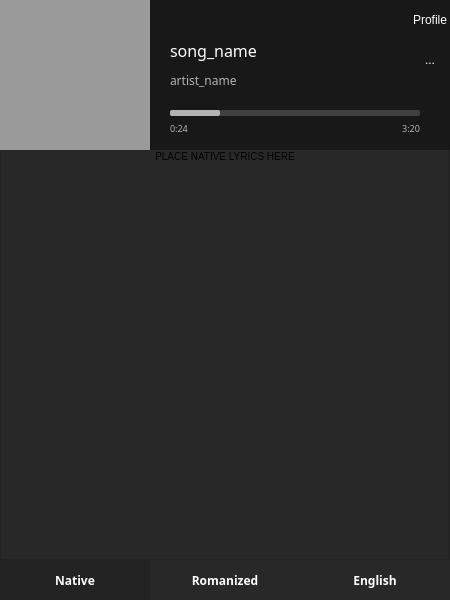
<?xml version="1.0" encoding="UTF-8"?>
<ui version="4.0">
 <class>MainWindow</class>
 <widget class="QMainWindow" name="MainWindow">
  <property name="geometry">
   <rect>
    <x>0</x>
    <y>0</y>
    <width>450</width>
    <height>600</height>
   </rect>
  </property>
  <property name="maximumSize">
   <size>
    <width>450</width>
    <height>600</height>
   </size>
  </property>
  <property name="windowTitle">
   <string>MainWindow</string>
  </property>
  <property name="styleSheet">
   <string notr="true">QMainWindow {
	background-color: rgb(24, 24, 24);
}</string>
  </property>
  <widget class="QWidget" name="centralwidget">
   <property name="styleSheet">
    <string notr="true">QWidget {
	background-color: rgb(40, 40, 40);
}</string>
   </property>
   <widget class="QWidget" name="player_widget" native="true">
    <property name="geometry">
     <rect>
      <x>0</x>
      <y>0</y>
      <width>450</width>
      <height>150</height>
     </rect>
    </property>
    <property name="styleSheet">
     <string notr="true">QWidget {
	background-color: rgb(24, 24, 24);
}</string>
    </property>
    <widget class="QWidget" name="song_image" native="true">
     <property name="geometry">
      <rect>
       <x>0</x>
       <y>0</y>
       <width>150</width>
       <height>150</height>
      </rect>
     </property>
     <property name="autoFillBackground">
      <bool>false</bool>
     </property>
     <property name="styleSheet">
      <string notr="true">QFrame{
	background-color: rgb(154, 154, 154);
}</string>
     </property>
     <widget class="QLabel" name="label_3">
      <property name="geometry">
       <rect>
        <x>0</x>
        <y>0</y>
        <width>150</width>
        <height>150</height>
       </rect>
      </property>
      <property name="text">
       <string/>
      </property>
      <property name="pixmap">
       <pixmap>song_cover.png</pixmap>
      </property>
      <property name="scaledContents">
       <bool>true</bool>
      </property>
     </widget>
    </widget>
    <widget class="QLabel" name="label">
     <property name="geometry">
      <rect>
       <x>170</x>
       <y>70</y>
       <width>231</width>
       <height>20</height>
      </rect>
     </property>
     <property name="font">
      <font>
       <family>Proxima Nova Rg</family>
       <pointsize>9</pointsize>
      </font>
     </property>
     <property name="styleSheet">
      <string notr="true">QLabel{
	color: rgb(179, 179, 179);
}</string>
     </property>
     <property name="text">
      <string>artist_name</string>
     </property>
    </widget>
    <widget class="QLabel" name="song_length">
     <property name="geometry">
      <rect>
       <x>365</x>
       <y>120</y>
       <width>55</width>
       <height>16</height>
      </rect>
     </property>
     <property name="font">
      <font>
       <family>Proxima Nova Rg</family>
       <pointsize>7</pointsize>
       <weight>50</weight>
       <bold>false</bold>
       <kerning>true</kerning>
      </font>
     </property>
     <property name="layoutDirection">
      <enum>Qt::LeftToRight</enum>
     </property>
     <property name="styleSheet">
      <string notr="true">QLabel{
	color: rgb(179, 179, 179);
}</string>
     </property>
     <property name="text">
      <string>3:20</string>
     </property>
     <property name="alignment">
      <set>Qt::AlignRight|Qt::AlignTrailing|Qt::AlignVCenter</set>
     </property>
    </widget>
    <widget class="QLabel" name="song_progress">
     <property name="geometry">
      <rect>
       <x>170</x>
       <y>120</y>
       <width>55</width>
       <height>16</height>
      </rect>
     </property>
     <property name="font">
      <font>
       <family>Proxima Nova Rg</family>
       <pointsize>7</pointsize>
       <weight>50</weight>
       <bold>false</bold>
       <kerning>true</kerning>
      </font>
     </property>
     <property name="styleSheet">
      <string notr="true">QLabel{
	color: rgb(179, 179, 179);
}
</string>
     </property>
     <property name="text">
      <string>0:24</string>
     </property>
    </widget>
    <widget class="QPushButton" name="user_profile">
     <property name="geometry">
      <rect>
       <x>410</x>
       <y>0</y>
       <width>40</width>
       <height>40</height>
      </rect>
     </property>
     <property name="mouseTracking">
      <bool>true</bool>
     </property>
     <property name="styleSheet">
      <string notr="true">QPushButton{
	background-color: rgb(24, 24, 24);
	color: white;
	border: none;
}
 QPushButton:pressed {
    background-color: rgb(20, 20, 20);     
	color: white;
	border: none;
 }
 QPushButton:hover {
    background-color: rgb(60, 60, 60);
	color: white;
	border: none;
 }</string>
     </property>
     <property name="text">
      <string>Profile</string>
     </property>
    </widget>
    <widget class="QToolButton" name="settings">
     <property name="geometry">
      <rect>
       <x>410</x>
       <y>40</y>
       <width>40</width>
       <height>40</height>
      </rect>
     </property>
     <property name="styleSheet">
      <string notr="true">QToolButton{
	background-color: rgb(24, 24, 24);
	color: white;
	border: none;
}
 QToolButton:pressed {
    background-color: rgb(20, 20, 20);     
	color: white;
	border: none;
 }
 QToolButton:hover {
    background-color: rgb(60, 60, 60);
	color: white;
	border: none;
 }</string>
     </property>
     <property name="text">
      <string>...</string>
     </property>
    </widget>
    <widget class="QLabel" name="song_name">
     <property name="geometry">
      <rect>
       <x>170</x>
       <y>40</y>
       <width>231</width>
       <height>21</height>
      </rect>
     </property>
     <property name="font">
      <font>
       <family>Proxima Nova Alt Rg</family>
       <pointsize>12</pointsize>
       <weight>50</weight>
       <bold>false</bold>
       <kerning>true</kerning>
      </font>
     </property>
     <property name="styleSheet">
      <string notr="true">QLabel{
	color: white;
}</string>
     </property>
     <property name="text">
      <string>song_name</string>
     </property>
     <property name="openExternalLinks">
      <bool>true</bool>
     </property>
    </widget>
    <widget class="QProgressBar" name="song_progressBar">
     <property name="geometry">
      <rect>
       <x>170</x>
       <y>110</y>
       <width>250</width>
       <height>6</height>
      </rect>
     </property>
     <property name="styleSheet">
      <string notr="true">QProgressBar:horizontal {
border-radius: 2px;
background: rgb(64, 64, 64);
}
QProgressBar::chunk:horizontal {
border-radius: 2px;
background: rgb(179, 179, 179);
}</string>
     </property>
     <property name="value">
      <number>20</number>
     </property>
     <property name="textVisible">
      <bool>false</bool>
     </property>
    </widget>
   </widget>
   <widget class="QWidget" name="lyrics_widget" native="true">
    <property name="geometry">
     <rect>
      <x>0</x>
      <y>150</y>
      <width>450</width>
      <height>450</height>
     </rect>
    </property>
    <widget class="QPushButton" name="nativeButton">
     <property name="geometry">
      <rect>
       <x>0</x>
       <y>410</y>
       <width>150</width>
       <height>40</height>
      </rect>
     </property>
     <property name="font">
      <font>
       <family>Proxima Nova Rg</family>
       <pointsize>9</pointsize>
       <weight>75</weight>
       <bold>true</bold>
      </font>
     </property>
     <property name="styleSheet">
      <string notr="true">QPushButton{
	background-color: rgb(35, 35, 35);
	color: white;
	border: none;
	shadows: none;
}</string>
     </property>
     <property name="text">
      <string>Native</string>
     </property>
    </widget>
    <widget class="QPushButton" name="pushButton">
     <property name="geometry">
      <rect>
       <x>300</x>
       <y>410</y>
       <width>150</width>
       <height>40</height>
      </rect>
     </property>
     <property name="font">
      <font>
       <family>Proxima Nova Rg</family>
       <pointsize>9</pointsize>
       <weight>75</weight>
       <bold>true</bold>
      </font>
     </property>
     <property name="styleSheet">
      <string notr="true">QPushButton{
	background-color: rgb(40, 40, 40);
	color: white;
	border: none;
	shadows: none;
}</string>
     </property>
     <property name="text">
      <string>English</string>
     </property>
    </widget>
    <widget class="QTextEdit" name="textEdit">
     <property name="geometry">
      <rect>
       <x>0</x>
       <y>-5</y>
       <width>450</width>
       <height>415</height>
      </rect>
     </property>
     <property name="font">
      <font>
       <kerning>true</kerning>
      </font>
     </property>
     <property name="mouseTracking">
      <bool>false</bool>
     </property>
     <property name="layoutDirection">
      <enum>Qt::LeftToRight</enum>
     </property>
     <property name="styleSheet">
      <string notr="true">QTextEdit{
	background: rgb(40, 40, 40);
	border: 1px solid rgb(35, 35, 35);
}</string>
     </property>
     <property name="frameShadow">
      <enum>QFrame::Sunken</enum>
     </property>
     <property name="lineWidth">
      <number>0</number>
     </property>
     <property name="sizeAdjustPolicy">
      <enum>QAbstractScrollArea::AdjustIgnored</enum>
     </property>
     <property name="autoFormatting">
      <set>QTextEdit::AutoNone</set>
     </property>
     <property name="tabChangesFocus">
      <bool>false</bool>
     </property>
     <property name="lineWrapMode">
      <enum>QTextEdit::WidgetWidth</enum>
     </property>
     <property name="readOnly">
      <bool>true</bool>
     </property>
     <property name="html">
      <string>&lt;!DOCTYPE HTML PUBLIC &quot;-//W3C//DTD HTML 4.0//EN&quot; &quot;http://www.w3.org/TR/REC-html40/strict.dtd&quot;&gt;
&lt;html&gt;&lt;head&gt;&lt;meta name=&quot;qrichtext&quot; content=&quot;1&quot; /&gt;&lt;style type=&quot;text/css&quot;&gt;
p, li { white-space: pre-wrap; }
&lt;/style&gt;&lt;/head&gt;&lt;body style=&quot; font-family:'MS Shell Dlg 2'; font-size:7.8pt; font-weight:400; font-style:normal;&quot;&gt;
&lt;p align=&quot;center&quot; style=&quot; margin-top:0px; margin-bottom:0px; margin-left:0px; margin-right:0px; -qt-block-indent:0; text-indent:0px;&quot;&gt;PLACE NATIVE LYRICS HERE&lt;/p&gt;&lt;/body&gt;&lt;/html&gt;</string>
     </property>
     <property name="overwriteMode">
      <bool>true</bool>
     </property>
    </widget>
    <widget class="QPushButton" name="romanjiButton">
     <property name="geometry">
      <rect>
       <x>150</x>
       <y>410</y>
       <width>150</width>
       <height>40</height>
      </rect>
     </property>
     <property name="font">
      <font>
       <family>Proxima Nova Rg</family>
       <pointsize>9</pointsize>
       <weight>75</weight>
       <bold>true</bold>
      </font>
     </property>
     <property name="styleSheet">
      <string notr="true">QPushButton{
	background-color: rgb(40, 40, 40);
	color: white;
	border: none;
	shadows: none;
}</string>
     </property>
     <property name="text">
      <string>Romanized</string>
     </property>
    </widget>
   </widget>
  </widget>
 </widget>
 <resources/>
 <connections>
  <connection>
   <sender>song_progress</sender>
   <signal>windowTitleChanged(QString)</signal>
   <receiver>song_progressBar</receiver>
   <slot>update()</slot>
   <hints>
    <hint type="sourcelabel">
     <x>197</x>
     <y>127</y>
    </hint>
    <hint type="destinationlabel">
     <x>294</x>
     <y>112</y>
    </hint>
   </hints>
  </connection>
 </connections>
</ui>
